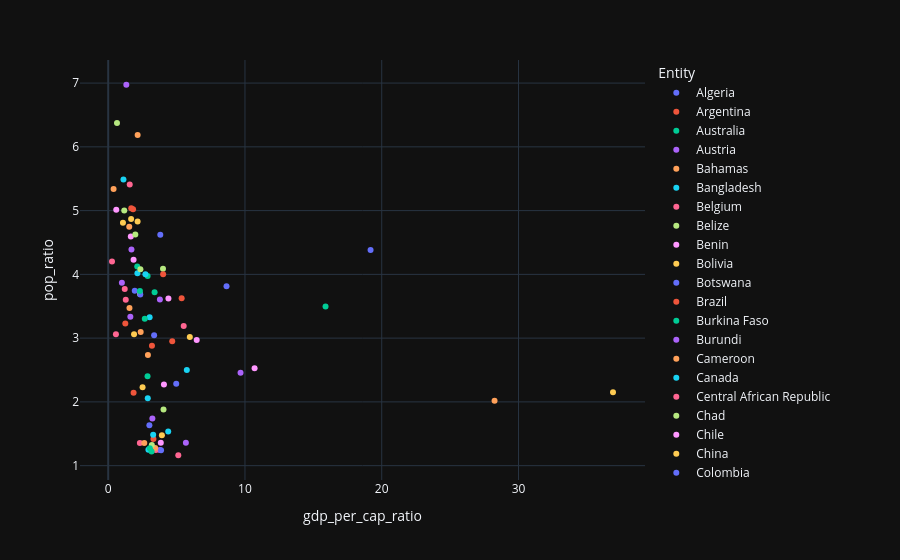

The cell this chart's notebook holds for it:
### Code cell
px.scatter(gdp_and_pop.query("Year == 2017"), x = "gdp_per_cap_ratio", y = "pop_ratio", color = "Entity")

### Figure 1 — Plotly figure (JSON) as saved in the notebook; plotly's stock layout.template omitted (floating-point values rounded to 4 significant figures)
{"data": [{"hovertemplate": "Entity=Algeria<br>gdp_per_cap_ratio=%{x}<br>pop_ratio=%{y}<extra></extra>", "legendgroup": "Algeria", "marker": {"color": "#636efa", "symbol": "circle"}, "mode": "markers", "name": "Algeria", "orientation": "v", "showlegend": true, "type": "scatter", "x": [1.942], "xaxis": "x", "y": [3.743], "yaxis": "y"}, {"hovertemplate": "Entity=Argentina<br>gdp_per_cap_ratio=%{x}<br>pop_ratio=%{y}<extra></extra>", "legendgroup": "Argentina", "marker": {"color": "#EF553B", "symbol": "circle"}, "mode": "markers", "name": "Argentina", "orientation": "v", "showlegend": true, "type": "scatter", "x": [1.857], "xaxis": "x", "y": [2.145], "yaxis": "y"}, {"hovertemplate": "Entity=Australia<br>gdp_per_cap_ratio=%{x}<br>pop_ratio=%{y}<extra></extra>", "legendgroup": "Australia", "marker": {"color": "#00cc96", "symbol": "circle"}, "mode": "markers", "name": "Australia", "orientation": "v", "showlegend": true, "type": "scatter", "x": [2.877], "xaxis": "x", "y": [2.4], "yaxis": "y"}, {"hovertemplate": "Entity=Austria<br>gdp_per_cap_ratio=%{x}<br>pop_ratio=%{y}<extra></extra>", "legendgroup": "Austria", "marker": {"color": "#ab63fa", "symbol": "circle"}, "mode": "markers", "name": "Austria", "orientation": "v", "showlegend": true, "type": "scatter", "x": [3.778], "xaxis": "x", "y": [1.247], "yaxis": "y"}, {"hovertemplate": "Entity=Bahamas<br>gdp_per_cap_ratio=%{x}<br>pop_ratio=%{y}<extra></extra>", "legendgroup": "Bahamas", "marker": {"color": "#FFA15A", "symbol": "circle"}, "mode": "markers", "name": "Bahamas", "orientation": "v", "showlegend": true, "type": "scatter", "x": [1.555], "xaxis": "x", "y": [3.473], "yaxis": "y"}, {"hovertemplate": "Entity=Bangladesh<br>gdp_per_cap_ratio=%{x}<br>pop_ratio=%{y}<extra></extra>", "legendgroup": "Bangladesh", "marker": {"color": "#19d3f3", "symbol": "circle"}, "mode": "markers", "name": "Bangladesh", "orientation": "v", "showlegend": true, "type": "scatter", "x": [3.03], "xaxis": "x", "y": [3.326], "yaxis": "y"}, {"hovertemplate": "Entity=Belgium<br>gdp_per_cap_ratio=%{x}<br>pop_ratio=%{y}<extra></extra>", "legendgroup": "Belgium", "marker": {"color": "#FF6692", "symbol": "circle"}, "mode": "markers", "name": "Belgium", "orientation": "v", "showlegend": true, "type": "scatter", "x": [3.483], "xaxis": "x", "y": [1.246], "yaxis": "y"}, {"hovertemplate": "Entity=Belize<br>gdp_per_cap_ratio=%{x}<br>pop_ratio=%{y}<extra></extra>", "legendgroup": "Belize", "marker": {"color": "#B6E880", "symbol": "circle"}, "mode": "markers", "name": "Belize", "orientation": "v", "showlegend": true, "type": "scatter", "x": [4.007], "xaxis": "x", "y": [4.087], "yaxis": "y"}, {"hovertemplate": "Entity=Benin<br>gdp_per_cap_ratio=%{x}<br>pop_ratio=%{y}<extra></extra>", "legendgroup": "Benin", "marker": {"color": "#FF97FF", "symbol": "circle"}, "mode": "markers", "name": "Benin", "orientation": "v", "showlegend": true, "type": "scatter", "x": [1.653], "xaxis": "x", "y": [4.595], "yaxis": "y"}, {"hovertemplate": "Entity=Bolivia<br>gdp_per_cap_ratio=%{x}<br>pop_ratio=%{y}<extra></extra>", "legendgroup": "Bolivia", "marker": {"color": "#FECB52", "symbol": "circle"}, "mode": "markers", "name": "Bolivia", "orientation": "v", "showlegend": true, "type": "scatter", "x": [1.89], "xaxis": "x", "y": [3.061], "yaxis": "y"}, {"hovertemplate": "Entity=Botswana<br>gdp_per_cap_ratio=%{x}<br>pop_ratio=%{y}<extra></extra>", "legendgroup": "Botswana", "marker": {"color": "#636efa", "symbol": "circle"}, "mode": "markers", "name": "Botswana", "orientation": "v", "showlegend": true, "type": "scatter", "x": [19.18], "xaxis": "x", "y": [4.384], "yaxis": "y"}, {"hovertemplate": "Entity=Brazil<br>gdp_per_cap_ratio=%{x}<br>pop_ratio=%{y}<extra></extra>", "legendgroup": "Brazil", "marker": {"color": "#EF553B", "symbol": "circle"}, "mode": "markers", "name": "Brazil", "orientation": "v", "showlegend": true, "type": "scatter", "x": [3.2], "xaxis": "x", "y": [2.879], "yaxis": "y"}, {"hovertemplate": "Entity=Burkina Faso<br>gdp_per_cap_ratio=%{x}<br>pop_ratio=%{y}<extra></extra>", "legendgroup": "Burkina Faso", "marker": {"color": "#00cc96", "symbol": "circle"}, "mode": "markers", "name": "Burkina Faso", "orientation": "v", "showlegend": true, "type": "scatter", "x": [2.883], "xaxis": "x", "y": [3.975], "yaxis": "y"}, {"hovertemplate": "Entity=Burundi<br>gdp_per_cap_ratio=%{x}<br>pop_ratio=%{y}<extra></extra>", "legendgroup": "Burundi", "marker": {"color": "#ab63fa", "symbol": "circle"}, "mode": "markers", "name": "Burundi", "orientation": "v", "showlegend": true, "type": "scatter", "x": [1.0], "xaxis": "x", "y": [3.87], "yaxis": "y"}, {"hovertemplate": "Entity=Cameroon<br>gdp_per_cap_ratio=%{x}<br>pop_ratio=%{y}<extra></extra>", "legendgroup": "Cameroon", "marker": {"color": "#FFA15A", "symbol": "circle"}, "mode": "markers", "name": "Cameroon", "orientation": "v", "showlegend": true, "type": "scatter", "x": [1.539], "xaxis": "x", "y": [4.745], "yaxis": "y"}, {"hovertemplate": "Entity=Canada<br>gdp_per_cap_ratio=%{x}<br>pop_ratio=%{y}<extra></extra>", "legendgroup": "Canada", "marker": {"color": "#19d3f3", "symbol": "circle"}, "mode": "markers", "name": "Canada", "orientation": "v", "showlegend": true, "type": "scatter", "x": [2.893], "xaxis": "x", "y": [2.058], "yaxis": "y"}, {"hovertemplate": "Entity=Central African Republic<br>gdp_per_cap_ratio=%{x}<br>pop_ratio=%{y}<extra></extra>", "legendgroup": "Central African Republic", "marker": {"color": "#FF6692", "symbol": "circle"}, "mode": "markers", "name": "Central African Republic", "orientation": "v", "showlegend": true, "type": "scatter", "x": [0.5637], "xaxis": "x", "y": [3.06], "yaxis": "y"}, {"hovertemplate": "Entity=Chad<br>gdp_per_cap_ratio=%{x}<br>pop_ratio=%{y}<extra></extra>", "legendgroup": "Chad", "marker": {"color": "#B6E880", "symbol": "circle"}, "mode": "markers", "name": "Chad", "orientation": "v", "showlegend": true, "type": "scatter", "x": [1.174], "xaxis": "x", "y": [5.002], "yaxis": "y"}, {"hovertemplate": "Entity=Chile<br>gdp_per_cap_ratio=%{x}<br>pop_ratio=%{y}<extra></extra>", "legendgroup": "Chile", "marker": {"color": "#FF97FF", "symbol": "circle"}, "mode": "markers", "name": "Chile", "orientation": "v", "showlegend": true, "type": "scatter", "x": [4.076], "xaxis": "x", "y": [2.271], "yaxis": "y"}, {"hovertemplate": "Entity=China<br>gdp_per_cap_ratio=%{x}<br>pop_ratio=%{y}<extra></extra>", "legendgroup": "China", "marker": {"color": "#FECB52", "symbol": "circle"}, "mode": "markers", "name": "China", "orientation": "v", "showlegend": true, "type": "scatter", "x": [36.91], "xaxis": "x", "y": [2.152], "yaxis": "y"}, {"hovertemplate": "Entity=Colombia<br>gdp_per_cap_ratio=%{x}<br>pop_ratio=%{y}<extra></extra>", "legendgroup": "Colombia", "marker": {"color": "#636efa", "symbol": "circle"}, "mode": "markers", "name": "Colombia", "orientation": "v", "showlegend": true, "type": "scatter", "x": [3.357], "xaxis": "x", "y": [3.046], "yaxis": "y"}, {"hovertemplate": "Entity=Congo<br>gdp_per_cap_ratio=%{x}<br>pop_ratio=%{y}<extra></extra>", "legendgroup": "Congo", "marker": {"color": "#EF553B", "symbol": "circle"}, "mode": "markers", "name": "Congo", "orientation": "v", "showlegend": true, "type": "scatter", "x": [1.82], "xaxis": "x", "y": [5.021], "yaxis": "y"}, {"hovertemplate": "Entity=Costa Rica<br>gdp_per_cap_ratio=%{x}<br>pop_ratio=%{y}<extra></extra>", "legendgroup": "Costa Rica", "marker": {"color": "#00cc96", "symbol": "circle"}, "mode": "markers", "name": "Costa Rica", "orientation": "v", "showlegend": true, "type": "scatter", "x": [3.392], "xaxis": "x", "y": [3.719], "yaxis": "y"}, {"hovertemplate": "Entity=Cote d'Ivoire<br>gdp_per_cap_ratio=%{x}<br>pop_ratio=%{y}<extra></extra>", "legendgroup": "Cote d'Ivoire", "marker": {"color": "#ab63fa", "symbol": "circle"}, "mode": "markers", "name": "Cote d'Ivoire", "orientation": "v", "showlegend": true, "type": "scatter", "x": [1.326], "xaxis": "x", "y": [6.974], "yaxis": "y"}, {"hovertemplate": "Entity=Democratic Republic of Congo<br>gdp_per_cap_ratio=%{x}<br>pop_ratio=%{y}<extra></extra>", "legendgroup": "Democratic Republic of Congo", "marker": {"color": "#FFA15A", "symbol": "circle"}, "mode": "markers", "name": "Democratic Republic of Congo", "orientation": "v", "showlegend": true, "type": "scatter", "x": [0.3935], "xaxis": "x", "y": [5.338], "yaxis": "y"}, {"hovertemplate": "Entity=Denmark<br>gdp_per_cap_ratio=%{x}<br>pop_ratio=%{y}<extra></extra>", "legendgroup": "Denmark", "marker": {"color": "#19d3f3", "symbol": "circle"}, "mode": "markers", "name": "Denmark", "orientation": "v", "showlegend": true, "type": "scatter", "x": [2.942], "xaxis": "x", "y": [1.251], "yaxis": "y"}, {"hovertemplate": "Entity=Dominican Republic<br>gdp_per_cap_ratio=%{x}<br>pop_ratio=%{y}<extra></extra>", "legendgroup": "Dominican Republic", "marker": {"color": "#FF6692", "symbol": "circle"}, "mode": "markers", "name": "Dominican Republic", "orientation": "v", "showlegend": true, "type": "scatter", "x": [5.521], "xaxis": "x", "y": [3.192], "yaxis": "y"}, {"hovertemplate": "Entity=Ecuador<br>gdp_per_cap_ratio=%{x}<br>pop_ratio=%{y}<extra></extra>", "legendgroup": "Ecuador", "marker": {"color": "#B6E880", "symbol": "circle"}, "mode": "markers", "name": "Ecuador", "orientation": "v", "showlegend": true, "type": "scatter", "x": [2.325], "xaxis": "x", "y": [3.694], "yaxis": "y"}, {"hovertemplate": "Entity=Egypt<br>gdp_per_cap_ratio=%{x}<br>pop_ratio=%{y}<extra></extra>", "legendgroup": "Egypt", "marker": {"color": "#FF97FF", "symbol": "circle"}, "mode": "markers", "name": "Egypt", "orientation": "v", "showlegend": true, "type": "scatter", "x": [4.404], "xaxis": "x", "y": [3.621], "yaxis": "y"}, {"hovertemplate": "Entity=Fiji<br>gdp_per_cap_ratio=%{x}<br>pop_ratio=%{y}<extra></extra>", "legendgroup": "Fiji", "marker": {"color": "#FECB52", "symbol": "circle"}, "mode": "markers", "name": "Fiji", "orientation": "v", "showlegend": true, "type": "scatter", "x": [2.513], "xaxis": "x", "y": [2.232], "yaxis": "y"}, {"hovertemplate": "Entity=Finland<br>gdp_per_cap_ratio=%{x}<br>pop_ratio=%{y}<extra></extra>", "legendgroup": "Finland", "marker": {"color": "#636efa", "symbol": "circle"}, "mode": "markers", "name": "Finland", "orientation": "v", "showlegend": true, "type": "scatter", "x": [3.864], "xaxis": "x", "y": [1.243], "yaxis": "y"}, {"hovertemplate": "Entity=France<br>gdp_per_cap_ratio=%{x}<br>pop_ratio=%{y}<extra></extra>", "legendgroup": "France", "marker": {"color": "#EF553B", "symbol": "circle"}, "mode": "markers", "name": "France", "orientation": "v", "showlegend": true, "type": "scatter", "x": [3.309], "xaxis": "x", "y": [1.42], "yaxis": "y"}, {"hovertemplate": "Entity=Gabon<br>gdp_per_cap_ratio=%{x}<br>pop_ratio=%{y}<extra></extra>", "legendgroup": "Gabon", "marker": {"color": "#00cc96", "symbol": "circle"}, "mode": "markers", "name": "Gabon", "orientation": "v", "showlegend": true, "type": "scatter", "x": [2.123], "xaxis": "x", "y": [4.122], "yaxis": "y"}, {"hovertemplate": "Entity=Ghana<br>gdp_per_cap_ratio=%{x}<br>pop_ratio=%{y}<extra></extra>", "legendgroup": "Ghana", "marker": {"color": "#ab63fa", "symbol": "circle"}, "mode": "markers", "name": "Ghana", "orientation": "v", "showlegend": true, "type": "scatter", "x": [1.701], "xaxis": "x", "y": [4.389], "yaxis": "y"}, {"hovertemplate": "Entity=Greece<br>gdp_per_cap_ratio=%{x}<br>pop_ratio=%{y}<extra></extra>", "legendgroup": "Greece", "marker": {"color": "#FFA15A", "symbol": "circle"}, "mode": "markers", "name": "Greece", "orientation": "v", "showlegend": true, "type": "scatter", "x": [3.434], "xaxis": "x", "y": [1.277], "yaxis": "y"}, {"hovertemplate": "Entity=Guatemala<br>gdp_per_cap_ratio=%{x}<br>pop_ratio=%{y}<extra></extra>", "legendgroup": "Guatemala", "marker": {"color": "#19d3f3", "symbol": "circle"}, "mode": "markers", "name": "Guatemala", "orientation": "v", "showlegend": true, "type": "scatter", "x": [2.137], "xaxis": "x", "y": [4.017], "yaxis": "y"}, {"hovertemplate": "Entity=Guyana<br>gdp_per_cap_ratio=%{x}<br>pop_ratio=%{y}<extra></extra>", "legendgroup": "Guyana", "marker": {"color": "#FF6692", "symbol": "circle"}, "mode": "markers", "name": "Guyana", "orientation": "v", "showlegend": true, "type": "scatter", "x": [2.314], "xaxis": "x", "y": [1.355], "yaxis": "y"}, {"hovertemplate": "Entity=Honduras<br>gdp_per_cap_ratio=%{x}<br>pop_ratio=%{y}<extra></extra>", "legendgroup": "Honduras", "marker": {"color": "#B6E880", "symbol": "circle"}, "mode": "markers", "name": "Honduras", "orientation": "v", "showlegend": true, "type": "scatter", "x": [1.982], "xaxis": "x", "y": [4.624], "yaxis": "y"}, {"hovertemplate": "Entity=India<br>gdp_per_cap_ratio=%{x}<br>pop_ratio=%{y}<extra></extra>", "legendgroup": "India", "marker": {"color": "#FF97FF", "symbol": "circle"}, "mode": "markers", "name": "India", "orientation": "v", "showlegend": true, "type": "scatter", "x": [6.472], "xaxis": "x", "y": [2.971], "yaxis": "y"}, {"hovertemplate": "Entity=Indonesia<br>gdp_per_cap_ratio=%{x}<br>pop_ratio=%{y}<extra></extra>", "legendgroup": "Indonesia", "marker": {"color": "#FECB52", "symbol": "circle"}, "mode": "markers", "name": "Indonesia", "orientation": "v", "showlegend": true, "type": "scatter", "x": [5.968], "xaxis": "x", "y": [3.016], "yaxis": "y"}, {"hovertemplate": "Entity=Iran<br>gdp_per_cap_ratio=%{x}<br>pop_ratio=%{y}<extra></extra>", "legendgroup": "Iran", "marker": {"color": "#636efa", "symbol": "circle"}, "mode": "markers", "name": "Iran", "orientation": "v", "showlegend": true, "type": "scatter", "x": [2.345], "xaxis": "x", "y": [3.683], "yaxis": "y"}, {"hovertemplate": "Entity=Israel<br>gdp_per_cap_ratio=%{x}<br>pop_ratio=%{y}<extra></extra>", "legendgroup": "Israel", "marker": {"color": "#EF553B", "symbol": "circle"}, "mode": "markers", "name": "Israel", "orientation": "v", "showlegend": true, "type": "scatter", "x": [4.018], "xaxis": "x", "y": [4.002], "yaxis": "y"}, {"hovertemplate": "Entity=Italy<br>gdp_per_cap_ratio=%{x}<br>pop_ratio=%{y}<extra></extra>", "legendgroup": "Italy", "marker": {"color": "#00cc96", "symbol": "circle"}, "mode": "markers", "name": "Italy", "orientation": "v", "showlegend": true, "type": "scatter", "x": [3.171], "xaxis": "x", "y": [1.221], "yaxis": "y"}, {"hovertemplate": "Entity=Japan<br>gdp_per_cap_ratio=%{x}<br>pop_ratio=%{y}<extra></extra>", "legendgroup": "Japan", "marker": {"color": "#ab63fa", "symbol": "circle"}, "mode": "markers", "name": "Japan", "orientation": "v", "showlegend": true, "type": "scatter", "x": [5.681], "xaxis": "x", "y": [1.361], "yaxis": "y"}, {"hovertemplate": "Entity=Kenya<br>gdp_per_cap_ratio=%{x}<br>pop_ratio=%{y}<extra></extra>", "legendgroup": "Kenya", "marker": {"color": "#FFA15A", "symbol": "circle"}, "mode": "markers", "name": "Kenya", "orientation": "v", "showlegend": true, "type": "scatter", "x": [2.153], "xaxis": "x", "y": [6.185], "yaxis": "y"}, {"hovertemplate": "Entity=Lesotho<br>gdp_per_cap_ratio=%{x}<br>pop_ratio=%{y}<extra></extra>", "legendgroup": "Lesotho", "marker": {"color": "#19d3f3", "symbol": "circle"}, "mode": "markers", "name": "Lesotho", "orientation": "v", "showlegend": true, "type": "scatter", "x": [5.749], "xaxis": "x", "y": [2.499], "yaxis": "y"}, {"hovertemplate": "Entity=Liberia<br>gdp_per_cap_ratio=%{x}<br>pop_ratio=%{y}<extra></extra>", "legendgroup": "Liberia", "marker": {"color": "#FF6692", "symbol": "circle"}, "mode": "markers", "name": "Liberia", "orientation": "v", "showlegend": true, "type": "scatter", "x": [0.2781], "xaxis": "x", "y": [4.202], "yaxis": "y"}, {"hovertemplate": "Entity=Luxembourg<br>gdp_per_cap_ratio=%{x}<br>pop_ratio=%{y}<extra></extra>", "legendgroup": "Luxembourg", "marker": {"color": "#B6E880", "symbol": "circle"}, "mode": "markers", "name": "Luxembourg", "orientation": "v", "showlegend": true, "type": "scatter", "x": [4.046], "xaxis": "x", "y": [1.879], "yaxis": "y"}, {"hovertemplate": "Entity=Madagascar<br>gdp_per_cap_ratio=%{x}<br>pop_ratio=%{y}<extra></extra>", "legendgroup": "Madagascar", "marker": {"color": "#FF97FF", "symbol": "circle"}, "mode": "markers", "name": "Madagascar", "orientation": "v", "showlegend": true, "type": "scatter", "x": [0.5891], "xaxis": "x", "y": [5.015], "yaxis": "y"}, {"hovertemplate": "Entity=Malawi<br>gdp_per_cap_ratio=%{x}<br>pop_ratio=%{y}<extra></extra>", "legendgroup": "Malawi", "marker": {"color": "#FECB52", "symbol": "circle"}, "mode": "markers", "name": "Malawi", "orientation": "v", "showlegend": true, "type": "scatter", "x": [2.15], "xaxis": "x", "y": [4.828], "yaxis": "y"}, {"hovertemplate": "Entity=Malaysia<br>gdp_per_cap_ratio=%{x}<br>pop_ratio=%{y}<extra></extra>", "legendgroup": "Malaysia", "marker": {"color": "#636efa", "symbol": "circle"}, "mode": "markers", "name": "Malaysia", "orientation": "v", "showlegend": true, "type": "scatter", "x": [8.651], "xaxis": "x", "y": [3.814], "yaxis": "y"}, {"hovertemplate": "Entity=Mauritania<br>gdp_per_cap_ratio=%{x}<br>pop_ratio=%{y}<extra></extra>", "legendgroup": "Mauritania", "marker": {"color": "#EF553B", "symbol": "circle"}, "mode": "markers", "name": "Mauritania", "orientation": "v", "showlegend": true, "type": "scatter", "x": [1.687], "xaxis": "x", "y": [5.039], "yaxis": "y"}, {"hovertemplate": "Entity=Mexico<br>gdp_per_cap_ratio=%{x}<br>pop_ratio=%{y}<extra></extra>", "legendgroup": "Mexico", "marker": {"color": "#00cc96", "symbol": "circle"}, "mode": "markers", "name": "Mexico", "orientation": "v", "showlegend": true, "type": "scatter", "x": [2.675], "xaxis": "x", "y": [3.303], "yaxis": "y"}, {"hovertemplate": "Entity=Myanmar<br>gdp_per_cap_ratio=%{x}<br>pop_ratio=%{y}<extra></extra>", "legendgroup": "Myanmar", "marker": {"color": "#ab63fa", "symbol": "circle"}, "mode": "markers", "name": "Myanmar", "orientation": "v", "showlegend": true, "type": "scatter", "x": [9.677], "xaxis": "x", "y": [2.456], "yaxis": "y"}, {"hovertemplate": "Entity=Nepal<br>gdp_per_cap_ratio=%{x}<br>pop_ratio=%{y}<extra></extra>", "legendgroup": "Nepal", "marker": {"color": "#FFA15A", "symbol": "circle"}, "mode": "markers", "name": "Nepal", "orientation": "v", "showlegend": true, "type": "scatter", "x": [2.904], "xaxis": "x", "y": [2.735], "yaxis": "y"}, {"hovertemplate": "Entity=Netherlands<br>gdp_per_cap_ratio=%{x}<br>pop_ratio=%{y}<extra></extra>", "legendgroup": "Netherlands", "marker": {"color": "#19d3f3", "symbol": "circle"}, "mode": "markers", "name": "Netherlands", "orientation": "v", "showlegend": true, "type": "scatter", "x": [3.288], "xaxis": "x", "y": [1.487], "yaxis": "y"}, {"hovertemplate": "Entity=Nicaragua<br>gdp_per_cap_ratio=%{x}<br>pop_ratio=%{y}<extra></extra>", "legendgroup": "Nicaragua", "marker": {"color": "#FF6692", "symbol": "circle"}, "mode": "markers", "name": "Nicaragua", "orientation": "v", "showlegend": true, "type": "scatter", "x": [1.284], "xaxis": "x", "y": [3.601], "yaxis": "y"}, {"hovertemplate": "Entity=Niger<br>gdp_per_cap_ratio=%{x}<br>pop_ratio=%{y}<extra></extra>", "legendgroup": "Niger", "marker": {"color": "#B6E880", "symbol": "circle"}, "mode": "markers", "name": "Niger", "orientation": "v", "showlegend": true, "type": "scatter", "x": [0.643], "xaxis": "x", "y": [6.374], "yaxis": "y"}, {"hovertemplate": "Entity=Nigeria<br>gdp_per_cap_ratio=%{x}<br>pop_ratio=%{y}<extra></extra>", "legendgroup": "Nigeria", "marker": {"color": "#FF97FF", "symbol": "circle"}, "mode": "markers", "name": "Nigeria", "orientation": "v", "showlegend": true, "type": "scatter", "x": [1.856], "xaxis": "x", "y": [4.229], "yaxis": "y"}, {"hovertemplate": "Entity=Norway<br>gdp_per_cap_ratio=%{x}<br>pop_ratio=%{y}<extra></extra>", "legendgroup": "Norway", "marker": {"color": "#FECB52", "symbol": "circle"}, "mode": "markers", "name": "Norway", "orientation": "v", "showlegend": true, "type": "scatter", "x": [3.926], "xaxis": "x", "y": [1.478], "yaxis": "y"}, {"hovertemplate": "Entity=Pakistan<br>gdp_per_cap_ratio=%{x}<br>pop_ratio=%{y}<extra></extra>", "legendgroup": "Pakistan", "marker": {"color": "#636efa", "symbol": "circle"}, "mode": "markers", "name": "Pakistan", "orientation": "v", "showlegend": true, "type": "scatter", "x": [3.809], "xaxis": "x", "y": [4.621], "yaxis": "y"}, {"hovertemplate": "Entity=Panama<br>gdp_per_cap_ratio=%{x}<br>pop_ratio=%{y}<extra></extra>", "legendgroup": "Panama", "marker": {"color": "#EF553B", "symbol": "circle"}, "mode": "markers", "name": "Panama", "orientation": "v", "showlegend": true, "type": "scatter", "x": [5.371], "xaxis": "x", "y": [3.625], "yaxis": "y"}, {"hovertemplate": "Entity=Papua New Guinea<br>gdp_per_cap_ratio=%{x}<br>pop_ratio=%{y}<extra></extra>", "legendgroup": "Papua New Guinea", "marker": {"color": "#00cc96", "symbol": "circle"}, "mode": "markers", "name": "Papua New Guinea", "orientation": "v", "showlegend": true, "type": "scatter", "x": [2.32], "xaxis": "x", "y": [3.74], "yaxis": "y"}, {"hovertemplate": "Entity=Paraguay<br>gdp_per_cap_ratio=%{x}<br>pop_ratio=%{y}<extra></extra>", "legendgroup": "Paraguay", "marker": {"color": "#ab63fa", "symbol": "circle"}, "mode": "markers", "name": "Paraguay", "orientation": "v", "showlegend": true, "type": "scatter", "x": [3.78], "xaxis": "x", "y": [3.607], "yaxis": "y"}, {"hovertemplate": "Entity=Peru<br>gdp_per_cap_ratio=%{x}<br>pop_ratio=%{y}<extra></extra>", "legendgroup": "Peru", "marker": {"color": "#FFA15A", "symbol": "circle"}, "mode": "markers", "name": "Peru", "orientation": "v", "showlegend": true, "type": "scatter", "x": [2.374], "xaxis": "x", "y": [3.096], "yaxis": "y"}, {"hovertemplate": "Entity=Philippines<br>gdp_per_cap_ratio=%{x}<br>pop_ratio=%{y}<extra></extra>", "legendgroup": "Philippines", "marker": {"color": "#19d3f3", "symbol": "circle"}, "mode": "markers", "name": "Philippines", "orientation": "v", "showlegend": true, "type": "scatter", "x": [2.722], "xaxis": "x", "y": [4.004], "yaxis": "y"}, {"hovertemplate": "Entity=Portugal<br>gdp_per_cap_ratio=%{x}<br>pop_ratio=%{y}<extra></extra>", "legendgroup": "Portugal", "marker": {"color": "#FF6692", "symbol": "circle"}, "mode": "markers", "name": "Portugal", "orientation": "v", "showlegend": true, "type": "scatter", "x": [5.125], "xaxis": "x", "y": [1.163], "yaxis": "y"}, {"hovertemplate": "Entity=Rwanda<br>gdp_per_cap_ratio=%{x}<br>pop_ratio=%{y}<extra></extra>", "legendgroup": "Rwanda", "marker": {"color": "#B6E880", "symbol": "circle"}, "mode": "markers", "name": "Rwanda", "orientation": "v", "showlegend": true, "type": "scatter", "x": [2.354], "xaxis": "x", "y": [4.081], "yaxis": "y"}, {"hovertemplate": "Entity=Saint Vincent and the Grenadines<br>gdp_per_cap_ratio=%{x}<br>pop_ratio=%{y}<extra></extra>", "legendgroup": "Saint Vincent and the Grenadines", "marker": {"color": "#FF97FF", "symbol": "circle"}, "mode": "markers", "name": "Saint Vincent and the Grenadines", "orientation": "v", "showlegend": true, "type": "scatter", "x": [3.846], "xaxis": "x", "y": [1.358], "yaxis": "y"}, {"hovertemplate": "Entity=Senegal<br>gdp_per_cap_ratio=%{x}<br>pop_ratio=%{y}<extra></extra>", "legendgroup": "Senegal", "marker": {"color": "#FECB52", "symbol": "circle"}, "mode": "markers", "name": "Senegal", "orientation": "v", "showlegend": true, "type": "scatter", "x": [1.079], "xaxis": "x", "y": [4.808], "yaxis": "y"}, {"hovertemplate": "Entity=Seychelles<br>gdp_per_cap_ratio=%{x}<br>pop_ratio=%{y}<extra></extra>", "legendgroup": "Seychelles", "marker": {"color": "#636efa", "symbol": "circle"}, "mode": "markers", "name": "Seychelles", "orientation": "v", "showlegend": true, "type": "scatter", "x": [4.974], "xaxis": "x", "y": [2.286], "yaxis": "y"}, {"hovertemplate": "Entity=Sierra Leone<br>gdp_per_cap_ratio=%{x}<br>pop_ratio=%{y}<extra></extra>", "legendgroup": "Sierra Leone", "marker": {"color": "#EF553B", "symbol": "circle"}, "mode": "markers", "name": "Sierra Leone", "orientation": "v", "showlegend": true, "type": "scatter", "x": [1.252], "xaxis": "x", "y": [3.23], "yaxis": "y"}, {"hovertemplate": "Entity=Singapore<br>gdp_per_cap_ratio=%{x}<br>pop_ratio=%{y}<extra></extra>", "legendgroup": "Singapore", "marker": {"color": "#00cc96", "symbol": "circle"}, "mode": "markers", "name": "Singapore", "orientation": "v", "showlegend": true, "type": "scatter", "x": [15.89], "xaxis": "x", "y": [3.495], "yaxis": "y"}, {"hovertemplate": "Entity=South Africa<br>gdp_per_cap_ratio=%{x}<br>pop_ratio=%{y}<extra></extra>", "legendgroup": "South Africa", "marker": {"color": "#ab63fa", "symbol": "circle"}, "mode": "markers", "name": "South Africa", "orientation": "v", "showlegend": true, "type": "scatter", "x": [1.62], "xaxis": "x", "y": [3.334], "yaxis": "y"}, {"hovertemplate": "Entity=South Korea<br>gdp_per_cap_ratio=%{x}<br>pop_ratio=%{y}<extra></extra>", "legendgroup": "South Korea", "marker": {"color": "#FFA15A", "symbol": "circle"}, "mode": "markers", "name": "South Korea", "orientation": "v", "showlegend": true, "type": "scatter", "x": [28.25], "xaxis": "x", "y": [2.017], "yaxis": "y"}, {"hovertemplate": "Entity=Spain<br>gdp_per_cap_ratio=%{x}<br>pop_ratio=%{y}<extra></extra>", "legendgroup": "Spain", "marker": {"color": "#19d3f3", "symbol": "circle"}, "mode": "markers", "name": "Spain", "orientation": "v", "showlegend": true, "type": "scatter", "x": [4.388], "xaxis": "x", "y": [1.534], "yaxis": "y"}, {"hovertemplate": "Entity=Sudan<br>gdp_per_cap_ratio=%{x}<br>pop_ratio=%{y}<extra></extra>", "legendgroup": "Sudan", "marker": {"color": "#FF6692", "symbol": "circle"}, "mode": "markers", "name": "Sudan", "orientation": "v", "showlegend": true, "type": "scatter", "x": [1.575], "xaxis": "x", "y": [5.41], "yaxis": "y"}, {"hovertemplate": "Entity=Sweden<br>gdp_per_cap_ratio=%{x}<br>pop_ratio=%{y}<extra></extra>", "legendgroup": "Sweden", "marker": {"color": "#B6E880", "symbol": "circle"}, "mode": "markers", "name": "Sweden", "orientation": "v", "showlegend": true, "type": "scatter", "x": [3.189], "xaxis": "x", "y": [1.324], "yaxis": "y"}, {"hovertemplate": "Entity=Thailand<br>gdp_per_cap_ratio=%{x}<br>pop_ratio=%{y}<extra></extra>", "legendgroup": "Thailand", "marker": {"color": "#FF97FF", "symbol": "circle"}, "mode": "markers", "name": "Thailand", "orientation": "v", "showlegend": true, "type": "scatter", "x": [10.7], "xaxis": "x", "y": [2.526], "yaxis": "y"}, {"hovertemplate": "Entity=Togo<br>gdp_per_cap_ratio=%{x}<br>pop_ratio=%{y}<extra></extra>", "legendgroup": "Togo", "marker": {"color": "#FECB52", "symbol": "circle"}, "mode": "markers", "name": "Togo", "orientation": "v", "showlegend": true, "type": "scatter", "x": [1.676], "xaxis": "x", "y": [4.869], "yaxis": "y"}, {"hovertemplate": "Entity=Trinidad and Tobago<br>gdp_per_cap_ratio=%{x}<br>pop_ratio=%{y}<extra></extra>", "legendgroup": "Trinidad and Tobago", "marker": {"color": "#636efa", "symbol": "circle"}, "mode": "markers", "name": "Trinidad and Tobago", "orientation": "v", "showlegend": true, "type": "scatter", "x": [3.012], "xaxis": "x", "y": [1.632], "yaxis": "y"}, {"hovertemplate": "Entity=Turkey<br>gdp_per_cap_ratio=%{x}<br>pop_ratio=%{y}<extra></extra>", "legendgroup": "Turkey", "marker": {"color": "#EF553B", "symbol": "circle"}, "mode": "markers", "name": "Turkey", "orientation": "v", "showlegend": true, "type": "scatter", "x": [4.682], "xaxis": "x", "y": [2.953], "yaxis": "y"}, {"hovertemplate": "Entity=United Kingdom<br>gdp_per_cap_ratio=%{x}<br>pop_ratio=%{y}<extra></extra>", "legendgroup": "United Kingdom", "marker": {"color": "#00cc96", "symbol": "circle"}, "mode": "markers", "name": "United Kingdom", "orientation": "v", "showlegend": true, "type": "scatter", "x": [3.04], "xaxis": "x", "y": [1.274], "yaxis": "y"}, {"hovertemplate": "Entity=United States<br>gdp_per_cap_ratio=%{x}<br>pop_ratio=%{y}<extra></extra>", "legendgroup": "United States", "marker": {"color": "#ab63fa", "symbol": "circle"}, "mode": "markers", "name": "United States", "orientation": "v", "showlegend": true, "type": "scatter", "x": [3.229], "xaxis": "x", "y": [1.741], "yaxis": "y"}, {"hovertemplate": "Entity=Uruguay<br>gdp_per_cap_ratio=%{x}<br>pop_ratio=%{y}<extra></extra>", "legendgroup": "Uruguay", "marker": {"color": "#FFA15A", "symbol": "circle"}, "mode": "markers", "name": "Uruguay", "orientation": "v", "showlegend": true, "type": "scatter", "x": [2.639], "xaxis": "x", "y": [1.354], "yaxis": "y"}, {"hovertemplate": "Entity=Zambia<br>gdp_per_cap_ratio=%{x}<br>pop_ratio=%{y}<extra></extra>", "legendgroup": "Zambia", "marker": {"color": "#19d3f3", "symbol": "circle"}, "mode": "markers", "name": "Zambia", "orientation": "v", "showlegend": true, "type": "scatter", "x": [1.116], "xaxis": "x", "y": [5.488], "yaxis": "y"}, {"hovertemplate": "Entity=Zimbabwe<br>gdp_per_cap_ratio=%{x}<br>pop_ratio=%{y}<extra></extra>", "legendgroup": "Zimbabwe", "marker": {"color": "#FF6692", "symbol": "circle"}, "mode": "markers", "name": "Zimbabwe", "orientation": "v", "showlegend": true, "type": "scatter", "x": [1.209], "xaxis": "x", "y": [3.769], "yaxis": "y"}], "layout": {"legend": {"title": {"text": "Entity"}, "tracegroupgap": 0}, "margin": {"t": 60}, "xaxis": {"anchor": "y", "domain": [0, 1], "title": {"text": "gdp_per_cap_ratio"}}, "yaxis": {"anchor": "x", "domain": [0, 1], "title": {"text": "pop_ratio"}}}}
